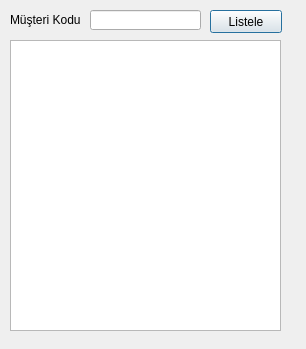
<?xml version="1.0" encoding="UTF-8"?>
<ui version="4.0">
 <class>GemiSil</class>
 <widget class="QDialog" name="GemiSil">
  <property name="geometry">
   <rect>
    <x>0</x>
    <y>0</y>
    <width>306</width>
    <height>349</height>
   </rect>
  </property>
  <property name="windowTitle">
   <string>Gemi Kaydı Sil</string>
  </property>
  <widget class="QLabel" name="label">
   <property name="geometry">
    <rect>
     <x>10</x>
     <y>10</y>
     <width>100</width>
     <height>20</height>
    </rect>
   </property>
   <property name="text">
    <string>Müşteri Kodu</string>
   </property>
  </widget>
  <widget class="QLineEdit" name="lineEdit">
   <property name="geometry">
    <rect>
     <x>90</x>
     <y>10</y>
     <width>111</width>
     <height>20</height>
    </rect>
   </property>
  </widget>
  <widget class="QPushButton" name="pushButton">
   <property name="geometry">
    <rect>
     <x>210</x>
     <y>10</y>
     <width>72</width>
     <height>23</height>
    </rect>
   </property>
   <property name="text">
    <string>Listele</string>
   </property>
  </widget>
  <widget class="QListWidget" name="listWidget">
   <property name="geometry">
    <rect>
     <x>10</x>
     <y>40</y>
     <width>271</width>
     <height>291</height>
    </rect>
   </property>
  </widget>
 </widget>
 <resources/>
 <connections>
  <connection>
   <sender>pushButton</sender>
   <signal>clicked()</signal>
   <receiver>GemiSil</receiver>
   <slot>close()</slot>
   <hints>
    <hint type="sourcelabel">
     <x>235</x>
     <y>23</y>
    </hint>
    <hint type="destinationlabel">
     <x>292</x>
     <y>117</y>
    </hint>
   </hints>
  </connection>
 </connections>
</ui>
